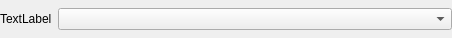
<?xml version="1.0" encoding="UTF-8"?>
<ui version="4.0">
 <class>Form</class>
 <widget class="QWidget" name="Form">
  <property name="geometry">
   <rect>
    <x>0</x>
    <y>0</y>
    <width>452</width>
    <height>38</height>
   </rect>
  </property>
  <property name="minimumSize">
   <size>
    <width>0</width>
    <height>38</height>
   </size>
  </property>
  <property name="maximumSize">
   <size>
    <width>16777215</width>
    <height>38</height>
   </size>
  </property>
  <property name="windowTitle">
   <string>Form</string>
  </property>
  <layout class="QHBoxLayout" name="horizontalLayout">
   <property name="margin">
    <number>0</number>
   </property>
   <item>
    <widget class="QLabel" name="label">
     <property name="text">
      <string>TextLabel</string>
     </property>
    </widget>
   </item>
   <item>
    <widget class="QComboBox" name="comboBox">
     <property name="sizePolicy">
      <sizepolicy hsizetype="Expanding" vsizetype="Fixed">
       <horstretch>0</horstretch>
       <verstretch>0</verstretch>
      </sizepolicy>
     </property>
    </widget>
   </item>
  </layout>
 </widget>
 <resources/>
 <connections/>
</ui>
